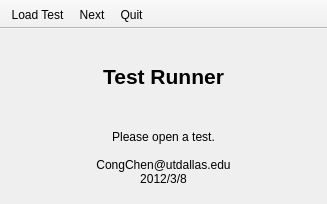
<?xml version="1.0" encoding="UTF-8"?>
<ui version="4.0">
 <class>MainWindow</class>
 <widget class="QMainWindow" name="MainWindow">
  <property name="geometry">
   <rect>
    <x>0</x>
    <y>0</y>
    <width>327</width>
    <height>204</height>
   </rect>
  </property>
  <property name="windowTitle">
   <string>TestRunner</string>
  </property>
  <property name="windowIcon">
   <iconset resource="TestRunner.qrc">
    <normaloff>:/Images/Test2.png</normaloff>:/Images/Test2.png</iconset>
  </property>
  <widget class="QWidget" name="centralwidget">
   <layout class="QVBoxLayout" name="verticalLayout">
    <item>
     <widget class="QLabel" name="labelIntro">
      <property name="font">
       <font>
        <pointsize>16</pointsize>
        <weight>75</weight>
        <bold>true</bold>
       </font>
      </property>
      <property name="text">
       <string>Test Runner</string>
      </property>
      <property name="alignment">
       <set>Qt::AlignCenter</set>
      </property>
     </widget>
    </item>
    <item>
     <widget class="QLabel" name="label">
      <property name="text">
       <string>Please open a test.

CongChen@utdallas.edu
2012/3/8</string>
      </property>
      <property name="alignment">
       <set>Qt::AlignCenter</set>
      </property>
     </widget>
    </item>
   </layout>
  </widget>
  <widget class="QToolBar" name="toolBar">
   <property name="windowTitle">
    <string>toolBar</string>
   </property>
   <property name="movable">
    <bool>false</bool>
   </property>
   <property name="iconSize">
    <size>
     <width>48</width>
     <height>48</height>
    </size>
   </property>
   <property name="toolButtonStyle">
    <enum>Qt::ToolButtonTextUnderIcon</enum>
   </property>
   <attribute name="toolBarArea">
    <enum>TopToolBarArea</enum>
   </attribute>
   <attribute name="toolBarBreak">
    <bool>false</bool>
   </attribute>
   <addaction name="actionLoad"/>
   <addaction name="actionNext"/>
   <addaction name="actionQuit"/>
  </widget>
  <action name="actionLoad">
   <property name="icon">
    <iconset resource="TestRunner.qrc">
     <normaloff>:/Images/OpenTest.png</normaloff>:/Images/OpenTest.png</iconset>
   </property>
   <property name="text">
    <string>Load Test</string>
   </property>
   <property name="toolTip">
    <string>Load test</string>
   </property>
  </action>
  <action name="actionNext">
   <property name="icon">
    <iconset resource="TestRunner.qrc">
     <normaloff>:/Images/Start.png</normaloff>:/Images/Start.png</iconset>
   </property>
   <property name="text">
    <string>Next</string>
   </property>
   <property name="toolTip">
    <string>Next</string>
   </property>
   <property name="shortcut">
    <string>Return</string>
   </property>
  </action>
  <action name="actionQuit">
   <property name="icon">
    <iconset resource="TestRunner.qrc">
     <normaloff>:/Images/Exit.png</normaloff>:/Images/Exit.png</iconset>
   </property>
   <property name="text">
    <string>Quit</string>
   </property>
   <property name="toolTip">
    <string>Quit</string>
   </property>
  </action>
 </widget>
 <resources>
  <include location="TestRunner.qrc"/>
 </resources>
 <connections/>
</ui>
